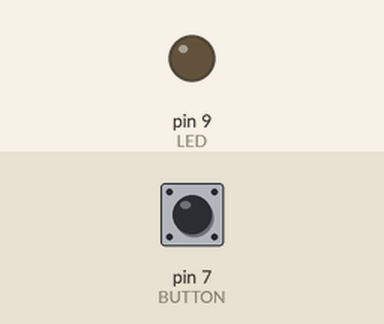
Simulated run of this sketch. Board: Arduino Uno, built with avr-gcc and run on an emulated ATmega328P. On the bench: output pins drawn as LEDs (lit = HIGH). The inputs (shaded band) are chosen by the test bench; at power-on: pin 7 (BUTTON) LOW.

Above: at 1.2 s.
1.3 s: pin 7 (BUTTON) pulled HIGH for 1 s
At 1.7 s:
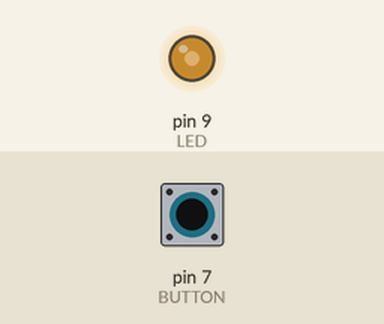
At 2.6 s:
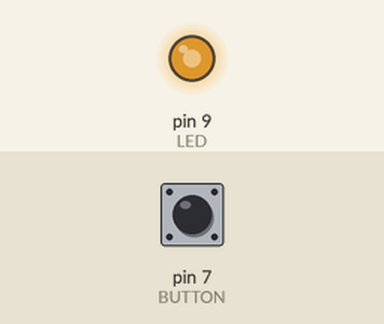
3.8 s: pin 7 (BUTTON) pulled HIGH for 0.15 s
At 5.0 s:
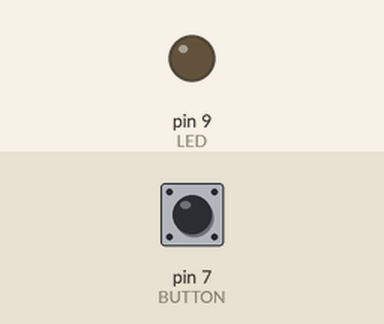
5.4 s: pin 7 (BUTTON) pulled HIGH for 3.2 s
Timing chart, 0 to 10.1 s (numbered marks = the images above; inputs shaded):
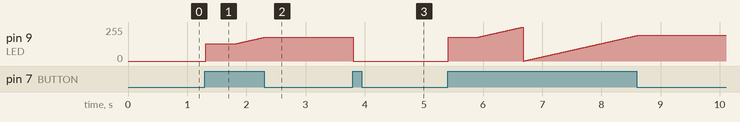

The sketch:

example5.ino
```cpp
//5

const int LED = 9;
const int BUTTON = 7;

int val = 0;
int old_val = 0;
boolean state = false;

int brightness = 128;
unsigned long startTime = 0;

void setup() {
  pinMode(LED, OUTPUT);
  pinMode(BUTTON, INPUT);
}

void loop() {
  val = digitalRead(BUTTON);

  // 変化があるかどうかチェック
  if ((val == HIGH) && (old_val == LOW)){
    state = !state;
    startTime = millis();
    delay(10);
  }

  // ボタンが押し続けられているのかをチェック
  if ((val == HIGH) && (old_val == HIGH)){
    // 500ms以上押されているか
    if (state == true && (millis() - startTime) > 500){
      brightness++;
      delay(10);
      if (brightness > 255) {
        brightness = 0;
      }
    }
  }

  old_val = val;

  if (state == true){
    analogWrite(LED, brightness);
  } else {
    analogWrite(LED, 0);
  }

}
```

Measured:
- after the input at 1.3 s, pin 9 (LED): moves from 0/255 to 178/255 over 0.99 s, starting at once
- after the input at 3.8 s, pin 9 (LED): 178/255 → 0/255 at once
